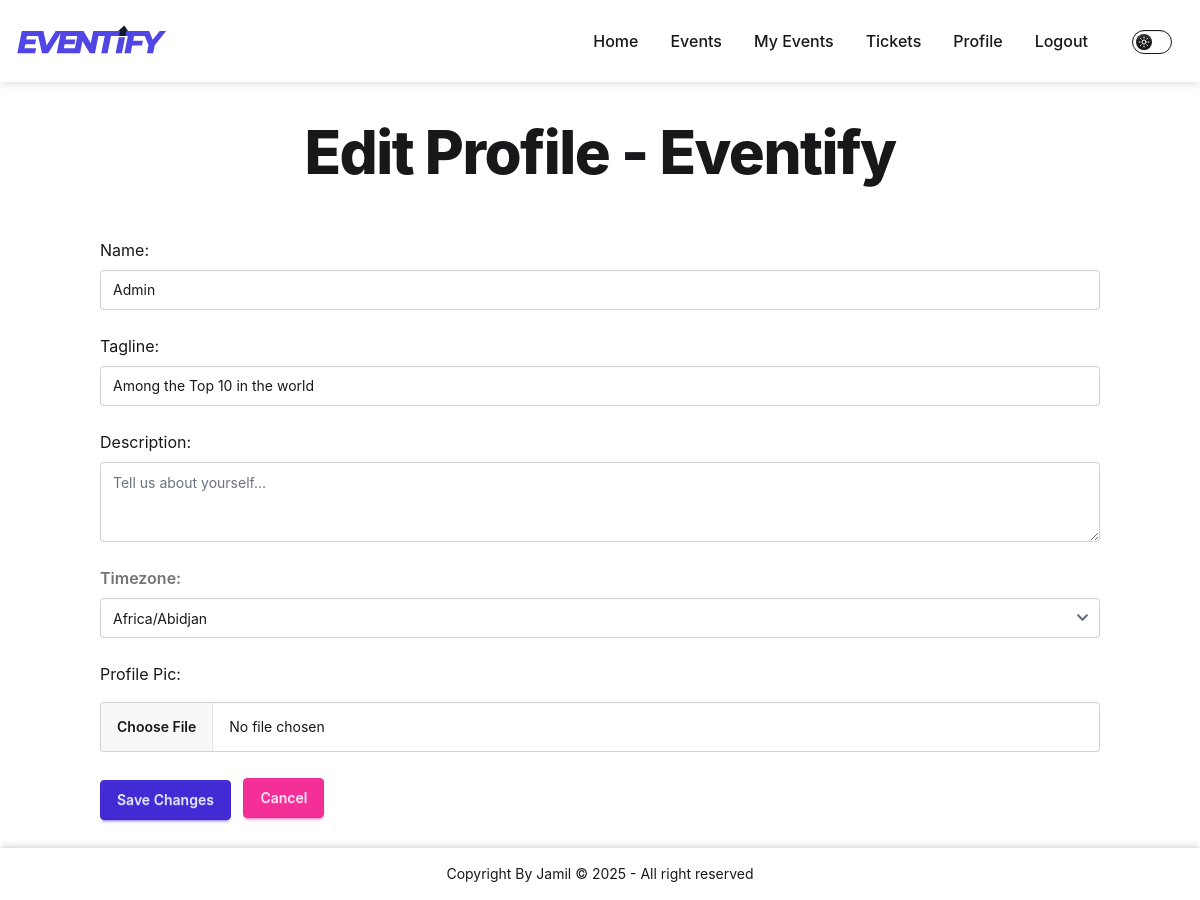
The page /user/admin/edit/ (signed in) on the database as committed earlier.
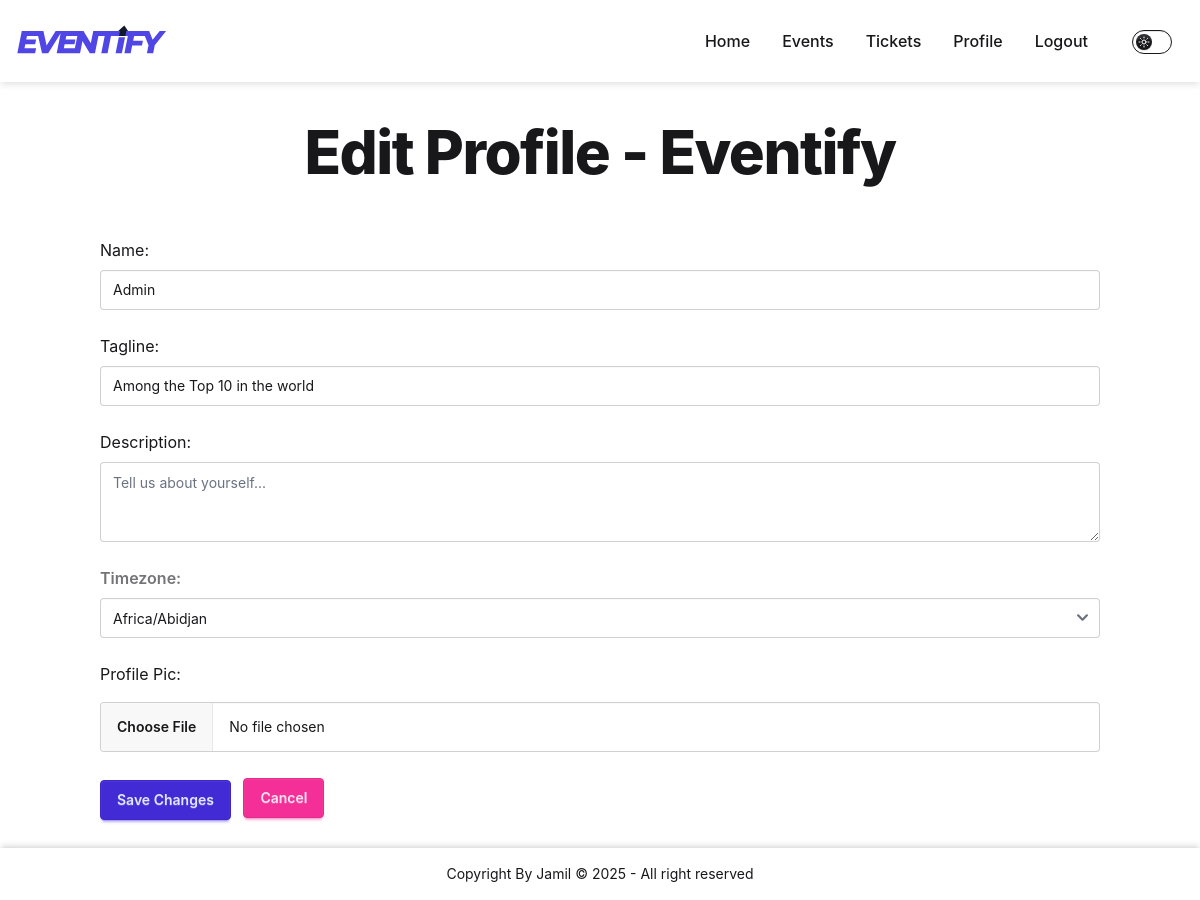
The same page on the database as committed later.
### authentication/views.py (the view)
# urls.py: path('<str:username>/edit/', views.edit_profile, name='edit_profile'),
@login_required
def edit_profile(request, username):
    user = get_object_or_404(User, username=username)
    if request.user != user:
        messages.error(request, "You cannot edit another user's profile.")
        return redirect('authentication:profile', username=user.username)
    if request.method == "POST":
        form = ProfileEditForm(request.POST, request.FILES, instance=user)
        if form.is_valid():
            form.save()
            messages.success(
                request, "Your profile has been updated successfully.")
            return redirect('authentication:profile', username=user.username)
        else:
            messages.error(request, "Please correct the errors below.")
    else:
        form = ProfileEditForm(instance=user)
    return render(request, 'authentication/edit_profile.html', {
        'form': form
    })

### authentication/forms.py
class ProfileEditForm(forms.ModelForm):
    timezone = forms.ChoiceField(
        choices=[(tz, tz) for tz in pytz.common_timezones],
        widget=forms.Select(attrs={
            'class': input_class,
        }),
        required=True,
        label="Timezone"
    )
    class Meta:
        model = User
        fields = ['name', 'tagline', 'description', 'profile_pic', 'timezone']
        widgets = {
            'name': forms.TextInput(attrs={
                'class': input_class,
                'placeholder': "Full Name"
            }),
            'tagline': forms.TextInput(attrs={
                'class': input_class,
                'placeholder': "Short tagline"
            }),
            'description': forms.Textarea(attrs={
                'class': 'textarea-custom w-full my-2',
                'placeholder': "Tell us about yourself..."
            }),
            'timezone': forms.Select(attrs={
                'class': 'select',
                'placeholder': "Tell us about yourself..."
            }),
            'profile_pic': forms.ClearableFileInput(attrs={
                'class': "file-input file-input-bordered my-2 h-fit w-full"
            }),
        }

### templates/authentication/edit_profile.html (shortened to what this page needs)
{% extends 'base.html' %}
{% block body %}
  <div class="min-h-[75dvh] flex flex-col justify-center items-center max-w-[1000px] w-[95%] mx-auto">
    <h1 class="text-4xl font-extrabold leading-none mt-8 mb-14 tracking-tight max-w-[60ch] mx-auto md:text-5xl lg:text-6xl">Edit Profile - Eventify</h1>
    <form class="mb-5 flex flex-col justify-start items-start gap-4 w-full [&_>*]:w-full" action="{% url 'authentication:edit_profile' request.user.username %}" method="post" enctype="multipart/form-data">
      <div>
        <label for="{{ form.name.id_for_label }}">Name:</label>
        {{ form.name }}
      </div>
      <div>
        <label for="{{ form.tagline.id_for_label }}">Tagline:</label>
        {{ form.tagline }}
      </div>
      <div>
        <label for="{{ form.description.id_for_label }}">Description:</label>
        {{ form.description }}
      </div>
      <div class="form-control w-full">
        <label class="label" for="{{ form.timezone.id_for_label }}"><span class="label-text font-semibold">Timezone:</span></label>
        {{ form.timezone }}
      </div>
      <div>
        <label for="{{ form.profile_pic.id_for_label }}" class="block mb-2">Profile Pic:</label>
        {{ form.profile_pic }}
      </div>
      <p>
        <button type="submit" class="mt-1 btn w-fit btn-primary">Save Changes</button>
        <a href="{% url 'authentication:profile' request.user.username %}" class="btn btn-secondary ml-2">Cancel</a>
      </p>
    </form>
  </div>
{% endblock %}

Rows that differ between the two databases and show on the page:
changed User "Admin": role "admin" → "attendee" (drawn)
Other text that changed with them:
text no longer shown: "My Events"
